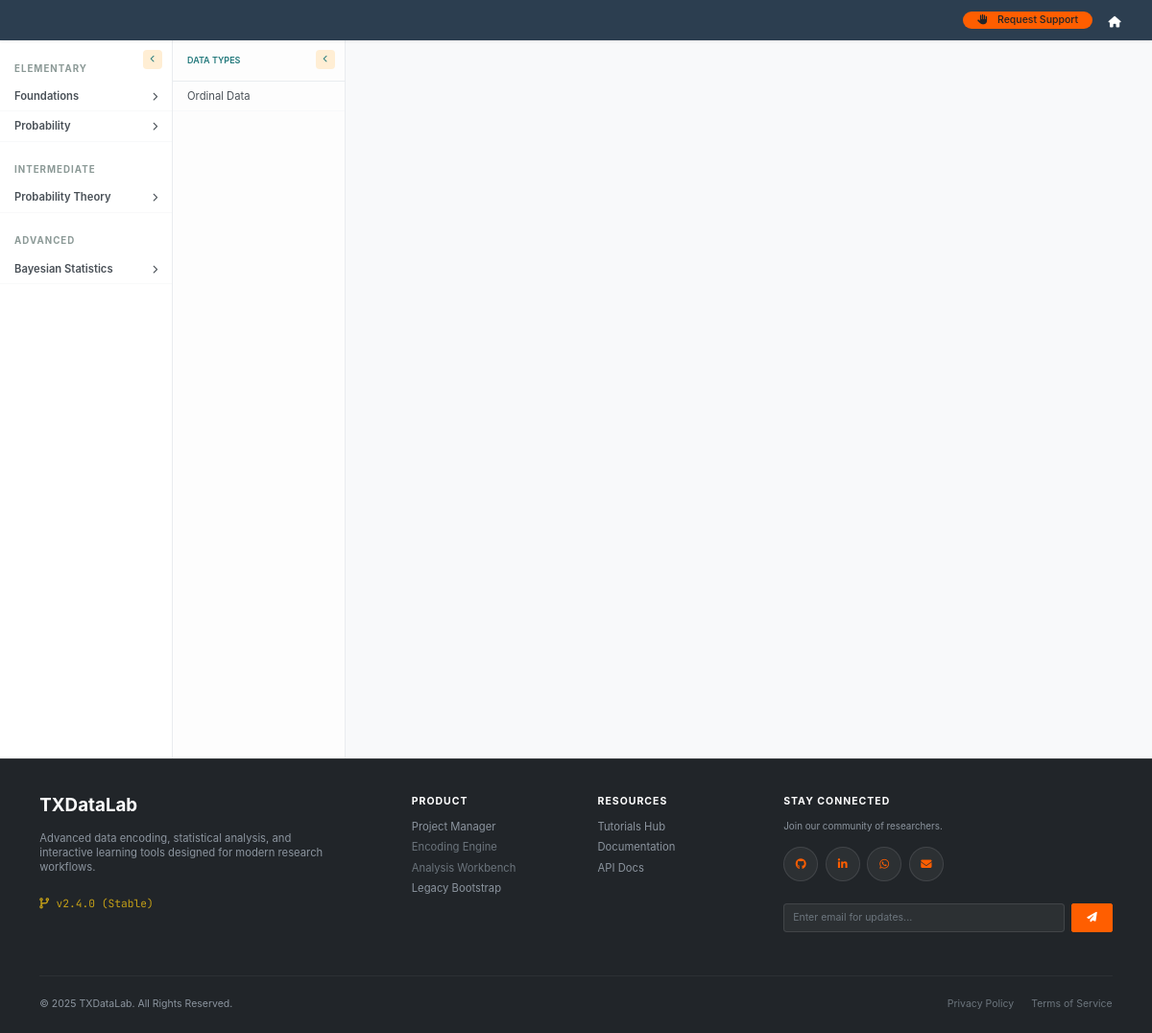
/tutorials/topic/4, run on an earlier commit of the app's database.
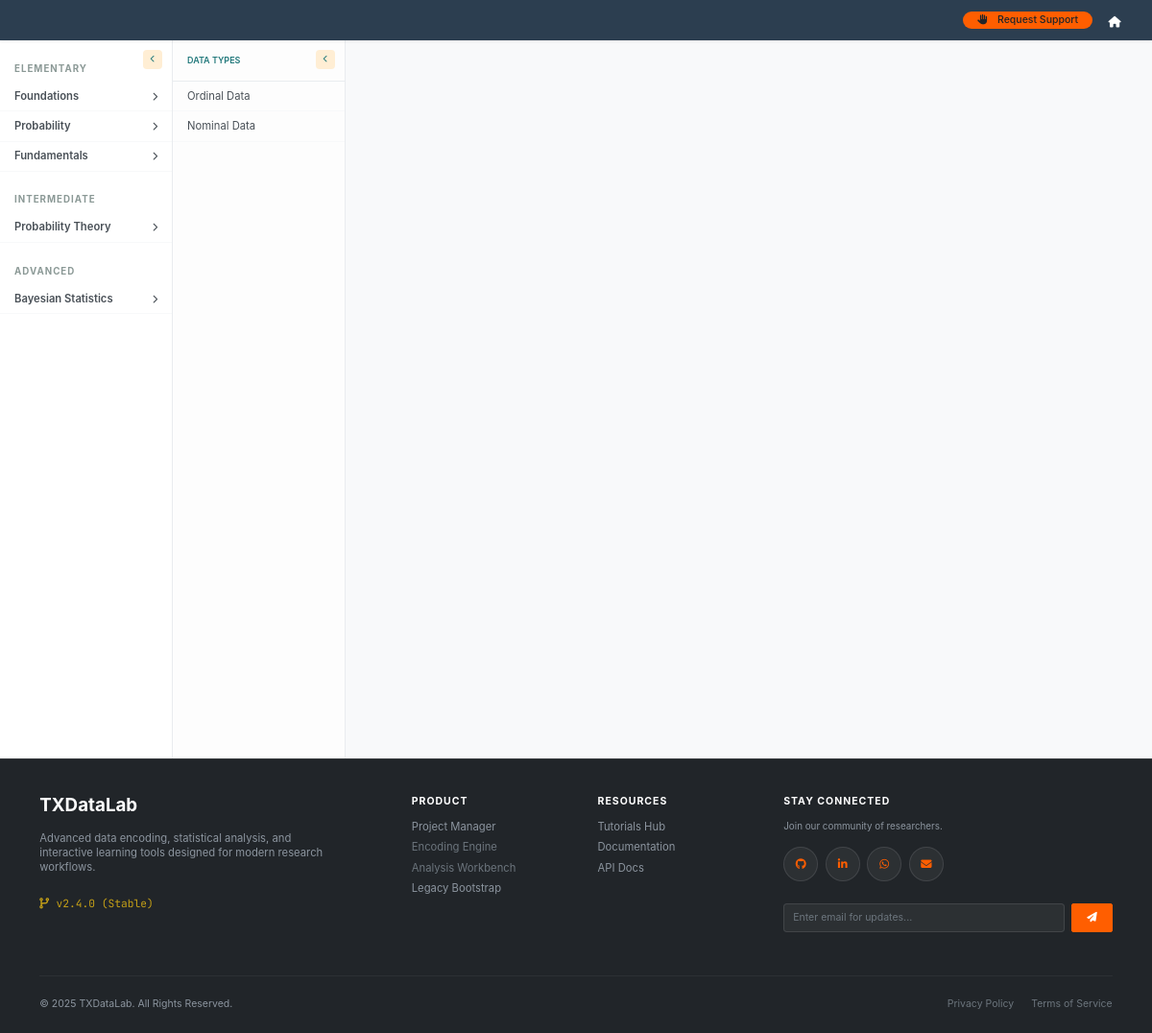
And on a later commit of the database.
### app/app_database/tutorials_models.py (models this page shows, shortened)
class TutorialLevel(db.Model):
    __tablename__ = "tutorial_levels"
    id = db.Column(db.Integer, primary_key=True)
    title = db.Column(db.String(120), nullable=False, unique=True)
    description = db.Column(db.Text)
    sections = db.relationship(
        "TutorialSection",
        back_populates="level",
        cascade="all, delete-orphan",
        lazy="select"
    )

class TutorialSection(db.Model):
    __tablename__ = "tutorial_sections"
    id = db.Column(db.Integer, primary_key=True)
    level_id = db.Column(db.Integer, db.ForeignKey("tutorial_levels.id"), nullable=False)
    title = db.Column(db.String(200), nullable=False)
    description = db.Column(db.Text)
    level = db.relationship("TutorialLevel", back_populates="sections")
    topics = db.relationship(
        "TutorialTopic",
        back_populates="section",
        cascade="all, delete-orphan",
        lazy="select"
    )

class TutorialTopic(db.Model):
    __tablename__ = "tutorial_topics"
    id = db.Column(db.Integer, primary_key=True)
    section_id = db.Column(db.Integer, db.ForeignKey("tutorial_sections.id"), nullable=False)
    title = db.Column(db.String(200), nullable=False)
    description = db.Column(db.Text)
    section = db.relationship("TutorialSection", back_populates="topics")
    subtopics = db.relationship(
        "TutorialSubtopic",
        back_populates="topic",
        cascade="all, delete-orphan",
        lazy="select"
    )

class TutorialSubtopic(db.Model):
    __tablename__ = "tutorial_subtopics"
    id = db.Column(db.Integer, primary_key=True)
    topic_id = db.Column(db.Integer, db.ForeignKey("tutorial_topics.id"), nullable=False)
    title = db.Column(db.String(200), nullable=False)
    short_description = db.Column(db.Text)
    definition_text = db.Column(db.Text)         # Supports MathText, LaTeX, plain text
    video_url = db.Column(db.String(300))        # External video link or embed URL
    examples = db.Column(JSON, default=dict)
    created_at = db.Column(db.DateTime, default=datetime.utcnow)
    topic = db.relationship("TutorialTopic", back_populates="subtopics")

### app/app_tutorials/tutorials.py (the view)
@tutorials_bp.route('/topic/<int:topic_id>')
def view_topic(topic_id):
    levels = TutorialLevel.query.order_by(TutorialLevel.id).all()
    topic = TutorialTopic.query.get_or_404(topic_id)
    return render_template('tutorials/base_tutorials.html',
                           levels=levels,
                           active_topic=topic)

### app/app_tutorials/templates/tutorials/base_tutorials.html (shortened to what this page needs)
{% extends "layout.html" %}
{% block content %}
<div class="tutorial-container">
    <div id="sidebar-curr" class="sidebar-curriculum">
        <button class="toggle-btn" onclick="toggleSidebar('curr')" title="Collapse Sidebar">
            <i class="fas fa-chevron-left"></i>
        </button>
        {% for level in levels %}
            <div class="level-header">{{ level.title }}</div>
            {% for section in level.sections %}
                {% set current_topic_id = active_topic.id if active_topic else (active_subtopic.topic.id if active_subtopic else -1) %}
                {% set is_section_active = False %}
                {% for t in section.topics %}
                    {% if t.id == current_topic_id %}{% set is_section_active = True %}{% endif %}
                {% endfor %}
                <div class="section-toggler {% if is_section_active %}active{% endif %}"
                     onclick="toggleSection('sec-{{ section.id }}', this)">
                    <span>{{ section.title }}</span>
                    <i class="fas fa-chevron-right {% if is_section_active %}fa-rotate-90{% endif %}" style="font-size: 0.6rem;"></i>
                </div>
            {% endfor %}
        {% endfor %}
    </div>
    {% if active_topic or active_subtopic %}
        {% set current_topic = active_topic if active_topic else active_subtopic.topic %}
        <div id="sidebar-sub" class="sidebar-subtopic">
            <button class="toggle-btn" onclick="toggleSidebar('sub')" title="Collapse Lessons">
                <i class="fas fa-chevron-left"></i>
            </button>
            <div class="subtopic-header">
                {{ current_topic.title }}
            </div>
            {% for sub in current_topic.subtopics %}
                <a href="{{ url_for('tutorials.view', subtopic_id=sub.id) }}"
                   class="subtopic-link {% if active_subtopic and active_subtopic.id == sub.id %}active{% endif %}">
                    {{ sub.title }}
                </a>
            {% endfor %}
        </div>
    {% endif %}
    <div class="main-content-area">
    </div>
</div>
{% endblock %}

### app/templates/layout.html (shortened to what this page needs)
<!doctype html>
<html lang="en">
<head>
    <link rel="stylesheet" href="https://cdnjs.cloudflare.com/ajax/libs/font-awesome/6.5.1/css/all.min.css" />
    <link href="https://cdn.jsdelivr.net/npm/bootstrap-icons@1.11.3/font/bootstrap-icons.css" rel="stylesheet">
    <link href="https://cdn.jsdelivr.net/npm/bootstrap@5.3.2/dist/css/bootstrap.min.css" rel="stylesheet">
    <link rel="stylesheet" href="{{ url_for('static', filename='css/bootstrap.min.css') }}">
    <link rel="stylesheet" href="{{ url_for('static', filename='css/bootstrap-icons.css') }}">
    <link rel="stylesheet" href="{{ url_for('static', filename='css/style.css') }}">
</head>
<body>
    <nav class="navbar navbar-expand-md navbar-dark navbar-custom fixed-top " >
        <div class="container-fluid">
            <div class="collapse navbar-collapse" id="navbarNav">
                <ul class="navbar-nav ms-auto">
                    <li class="nav-item me-2">
                        <a class="btn btn-outline-light btn-sm px-3 rounded-5"
                        style="background: var(--fluidcore-orange); border: none; color: var(--fluidcore-white);"
                        href="{{ url_for('ops.support') }}"><i class="fas fa-hand-paper me-2"></i>
                            Request Support
                        </a>
                    </li>
                </ul>
                <ul class="navbar-nav ">
                    {% if current_user.is_authenticated %}
                        <li class="nav-item me-2">
                            <span class="nav-link text-white small">Hi, {{ current_user.username }}</span>
                        </li>
                        <li class="nav-item">
                            <a  href="{{ url_for('auth.logout') }}">
                                <i class="fas fa-door-open text-white pt-2"></i>
                            </a>
                        </li>
                    {% else %}
                        <li class="nav-item">
                            <a class="nav-link" href="{{ url_for('ops.index') }}">
                                <i class="fas fa-home text-white pt-2"></i>
                            </a>
                        </li>
                    {% endif %}
                </ul>
            </div>
        </div>
    </nav>
    <main >
        {% block content %}
        {% endblock %}
    </main>
    <footer class="footer-custom">
        <div class="container">
            <div class="row g-5">
                <div class="col-lg-4 col-md-12">
                    <a href="{{ url_for('file_mgt.list_projects') }}" class="text-white text-decoration-none h5 fw-bold mb-3 d-block">
                        TXDataLab
                    </a>
                    <p class="mb-4" style="max-width: 300px;">
                        Advanced data encoding, statistical analysis, and interactive learning tools designed for modern research workflows.
                    </p>
                    <div class="footer-brand-text">
                        <i class="fas fa-code-branch me-2"></i>v2.4.0 (Stable)
                    </div>
                </div>
                <div class="col-lg-2 col-6">
                    <div class="footer-heading">Product</div>
                    <ul class="footer-links">
                        <li><a href="{{ url_for('file_mgt.list_projects') }}">Project Manager</a></li>
                        {% if study %}
                            <li><a href="{{ url_for('encoding.definitions', study_id=study.id) }}">Encoding Engine</a></li>
                            <li><a href="{{ url_for('analysis.dashboard', study_id=study.id) }}">Analysis Workbench</a></li>
                        {% else %}
                            <li><span class="text-muted" style="cursor: not-allowed">Encoding Engine</span></li>
                            <li><span class="text-muted" style="cursor: not-allowed">Analysis Workbench</span></li>
                        {% endif %}
                        <li><a href="{{ url_for('ops.index') }}">Legacy Bootstrap</a></li>
                    </ul>
                </div>
                <div class="col-lg-2 col-6">
                    <div class="footer-heading">Resources</div>
                    <ul class="footer-links">
                        <li><a href="{{ url_for('tutorials.index') }}">Tutorials Hub</a></li>
                        <li><a href="{{ url_for('ops.documentation') }}">Documentation</a></li>
                        <li><a href="#">API Docs</a></li>
                    </ul>
                </div>
                <div class="col-lg-4 col-md-12">
                    <div class="footer-heading">Stay Connected</div>
                    <p class="small mb-3">Join our community of researchers.</p>
                    <div class="social-icons mb-4">
                        <a href="https://github.com/SNdungi/MBA_data_analysis" target="_blank" class="social-icon-btn" title="GitHub">
                            <i class="fab fa-github"></i>
                        </a>
                        <a href="https://www.linkedin.com/in/stephen-musyoka-3105141b3/" target="_blank" class="social-icon-btn" title="LinkedIn">
                            <i class="fab fa-linkedin-in"></i>
                        </a>
                        <a href="https://wa.me/254102965704" target="_blank" class="social-icon-btn" title="WhatsApp">
                            <i class="fab fa-whatsapp"></i>
                        </a>
                        <a href="#" class="social-icon-btn" title="Email">
                            <i class="fas fa-envelope"></i>
                        </a>
                    </div>
                    <form action="#" onsubmit="event.preventDefault();" class="d-flex gap-2">
                        <input type="email" class="form-control footer-input form-control-sm" placeholder="Enter email for updates...">
                        <button class="btn btn-primary btn-sm px-3" type="button">
                            <i class="fas fa-paper-plane"></i>
                        </button>
                    </form>
                </div>
            </div>
            <div class="footer-bottom">
                <div>
                    &copy; {{ now().year }} TXDataLab. All Rights Reserved.
                </div>
                <div class="d-none d-md-block">
                    <a href="#" class="text-muted text-decoration-none me-3 hover-white">Privacy Policy</a>
                    <a href="#" class="text-muted text-decoration-none hover-white">Terms of Service</a>
                </div>
            </div>
        </div>
    </footer>
</body>
</html>

### app/static/css/style.css (style rules this page uses)
:root { --fluidcore-teal: #23797c; --fluidcore-accent: #5eff00; --fluidcore-orange: #ff5e00; --fluidcore-red: #ff947c; --fluidcore-gold: #c5a017; --fluidcore-cream: #ffeed4; --app-bg: #ffffff; --app-sidebar-bg: #f8f9fa; --app-panel-bg: #ffffff; --app-header-bg: #e9e4da; --app-border: #ced4da; --app-text-main: #212529; --app-text-muted: #6c757d; --radius-sm: 2px; --radius-md: 4px; --font-xs: 0.7rem; --font-sm: 0.78rem; --font-base: 0.825rem; --font-ui: -apple-system, BlinkMacSystemFont, "Segoe UI", Roboto, "Helvetica Neue", Arial, sans-serif; --font-mono: 'JetBrains Mono', 'Consolas', monospace; }
html { font-size: 15px; }
body { font-family: var(--font-ui); font-size: var(--font-base); color: var(--app-text-main); background-color: var(--app-bg); padding-top: 2.8rem; line-height: 1.35; -webkit-font-smoothing: antialiased; -moz-osx-font-smoothing: grayscale; }
p { margin-bottom: 0.6rem; }
.navbar-custom { background-color: #2c3e50; padding: 0.1rem 0.8rem; min-height: 42px; box-shadow: 0 1px 3px rgba(0,0,0,0.1); }
.navbar-custom .nav-link { font-size: 0.78rem; color: #dcdcdc; padding: 0.3rem 0.6rem !important; }
.btn { padding: 0.2rem 0.6rem; font-size: var(--font-sm); border-radius: var(--radius-sm); font-weight: 500; line-height: 1.4; }
.btn-sm { padding: 0.1rem 0.4rem; font-size: var(--font-xs); }
.form-control, .form-select { padding: 0.3rem 0.6rem; font-size: var(--font-sm); min-height: 30px; }
.btn-fluid-orange, .btn-primary { background-color: var(--fluidcore-orange); border-color: var(--fluidcore-orange); color: #fff; }
.footer-custom { background-color: #212529; color: #8c959f; padding-top: 2.5rem; padding-bottom: 1.5rem; margin-top: auto; border-top: 1px solid #373b3e; font-size: 0.75rem; }
.footer-heading { color: #fff; font-size: 0.7rem; font-weight: 700; text-transform: uppercase; letter-spacing: 1px; margin-bottom: 0.8rem; }
.footer-bottom { margin-top: 2rem; padding-top: 1rem; font-size: 0.7rem; }
.footer-links { list-style: none; padding: 0; margin: 0; }
.footer-links li { margin-bottom: 0.4rem; }
.footer-links a { color: #8c959f; text-decoration: none; transition: all 0.2s ease; display: inline-block; }
.footer-brand-text { color: var(--fluidcore-gold); font-family: var(--font-mono); font-size: 0.75rem; margin-top: 0.5rem; }
.social-icons { display: flex; gap: 0.5rem; }
.social-icon-btn { display: flex; align-items: center; justify-content: center; width: 36px; height: 36px; background-color: rgba(255, 255, 255, 0.05); border: 1px solid rgba(255, 255, 255, 0.1); border-radius: 50%; color: var(--fluidcore-orange); text-decoration: none; transition: all 0.3s ease; }
.footer-bottom { margin-top: 3rem; padding-top: 1.5rem; border-top: 1px solid rgba(255, 255, 255, 0.05); display: flex; justify-content: space-between; align-items: center; font-size: 0.7rem; }
.footer-input { background: rgba(255,255,255,0.05); border: 1px solid rgba(255,255,255,0.1); color: #fff; font-size: 0.7rem; }

What changed in the data, as far as the page shows it:
added TutorialSection: title "Fundamentals", shown under TutorialLevel "ELEMENTARY"
added TutorialSubtopic: title "Nominal Data"
